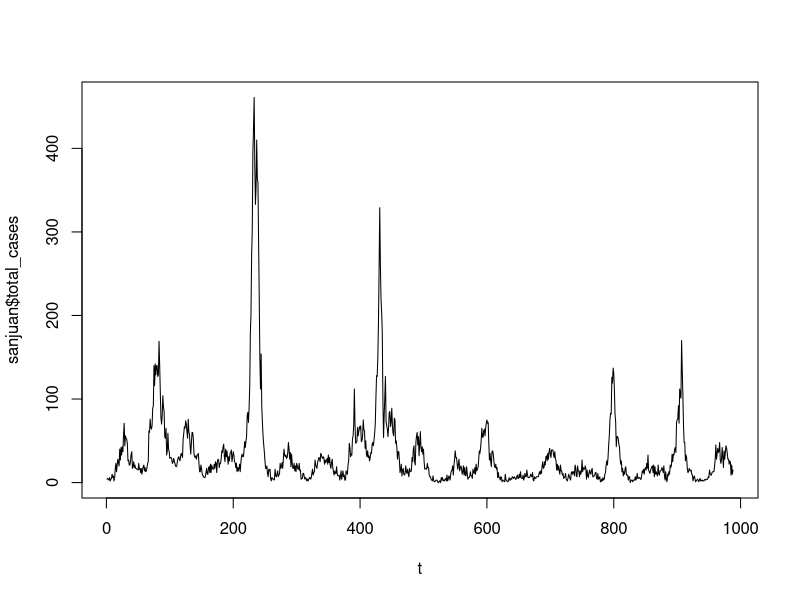
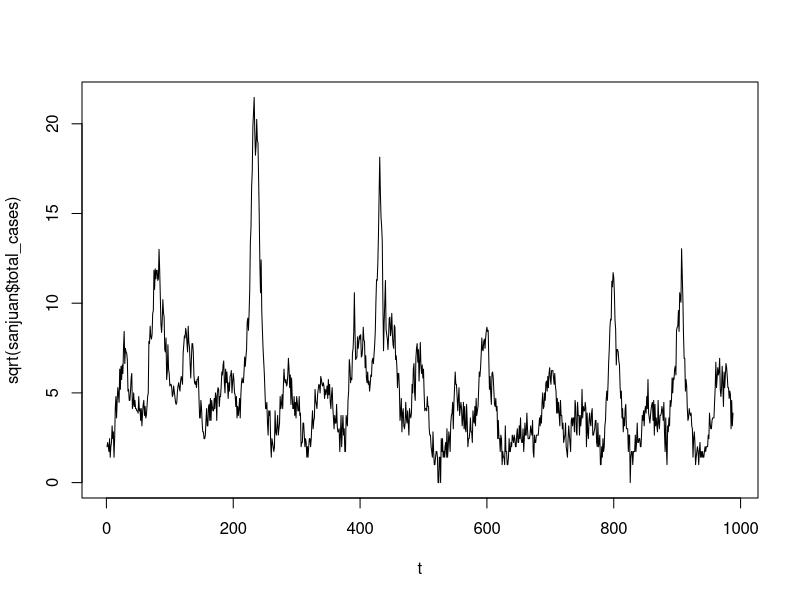
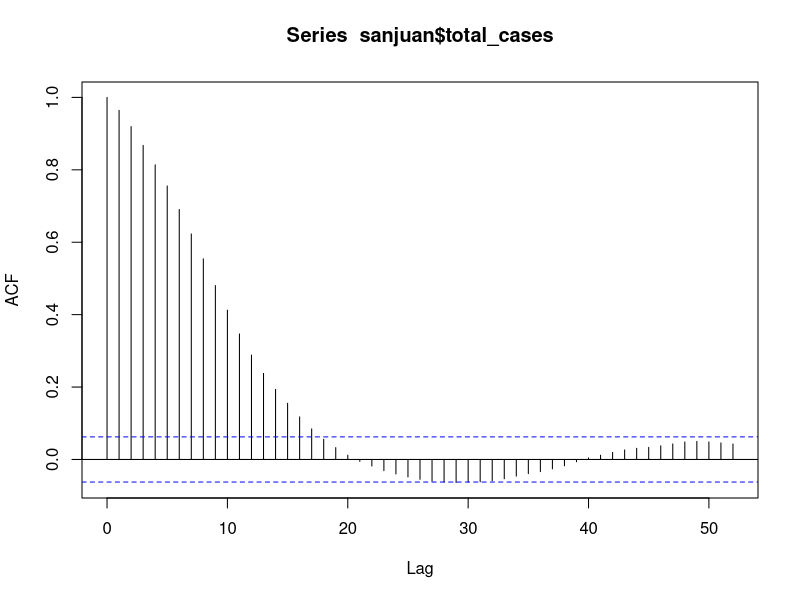

Write R code to recreate these figures, in order. (Note: this script raises an error after producing the figures.)
## ---- chunk 1
knitr::opts_chunk$set(echo = TRUE)
set.seed(1234)
## ---- chunk 2
### load in the data
sanjuan<-read.csv(file="../data/combined_sanjuan_new.csv")
names(sanjuan)
summary(sanjuan)
## ---- chunk 3
t<-seq(1, length(sanjuan$total_cases))

plot(t, sanjuan$total_cases, type="l")
## ---- chunk 4
t<-seq(1, length(sanjuan$total_cases))

plot(t, sqrt(sanjuan$total_cases), type="l")
## ---- chunk 5
acf(sanjuan$total_cases, lag.max=52)
## ---- chunk 6
n<-max(t)
Xy.raw <- data.frame(sqrty=sqrt(sanjuan$total_cases[2:n]),
                     sqrty.m1=sqrt(sanjuan$total_cases[1:n-1]),
                     t=t[2:n],
                     sin1=sin((2:n)*2*pi/52),
                     cos1=cos((2:n)*2*pi/52),
                     
                         lgm=data$lgm, 
                         season=data$season,
                         w=data$season_week,
                         ##epi=as.factor(data$epi),
                         lpop=log(data$pop+1),
                         lp=log(data$prec+1),
                         tavg=data$tavg,
                         ndvi45=data$NDVI.18.45.66.14.,
                         ndvi50=data$NDVI.18.50..66.14.,
                         R0=R0,
                         nino12=data$nino12,
                         ##nino34=data$nino34,
                         soi=data$soi)
